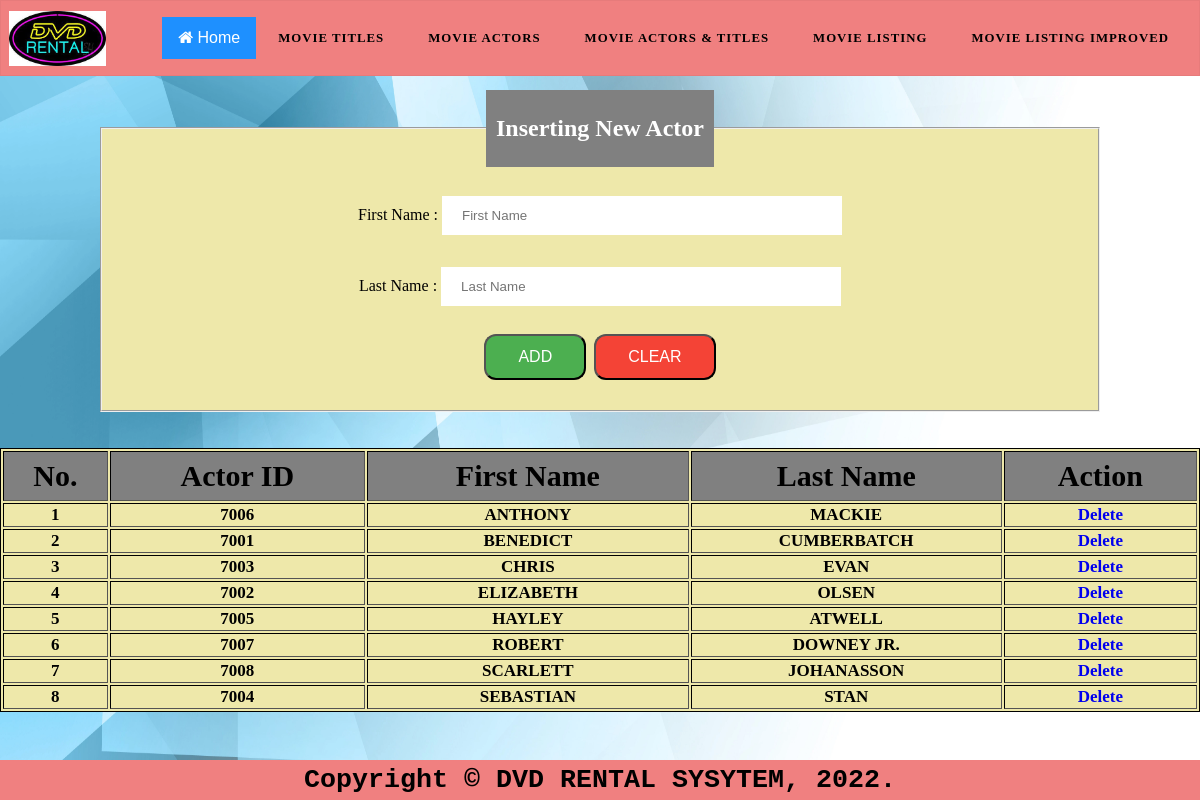
/HTML_Php_Assign_1_2_6/movie/dvd_actors.php, run on the app's committed database.
### tables this page shows
CREATE TABLE `dvd_actors` (
  `actorID` int(5) NOT NULL,
  `fname` varchar(20) NOT NULL,
  `lname` varchar(20) NOT NULL
);

### HTML_Php_Assign_1_2_6/movie/dvd_actors.php (the view, shortened to what this page needs)
<?php
	include "db_connect.php";
?>
<html>
<head>
	<link rel = "stylesheet" href = "layoutstyle_lab4.css">
	<link rel="stylesheet" href="https://cdnjs.cloudflare.com/ajax/libs/font-awesome/4.7.0/css/font-awesome.min.css">
</head>
<body>
		<nav>
			<a href="#" class="logo">
				<img src="dvdlogo.jpg"/>
			</a>
			<ul class="menu">
				<li><button class="home_button" onclick="window.location.href=  'home.php';">
					<i class="fa fa-home"></i> Home</button></li>
				<li><a href = "dvd_titles.php"> Movie Titles </a></li>
				<li><a href = "dvd_actors.php"> Movie Actors </a></li>
				<li><a href = "dvd_actors_titles.php"> Movie Actors & Titles </a></li>
				<li><a href = "dvd_listing.php"> Movie Listing </a></li>
				<li><a href = "dvd_listing_improved.php"> Movie Listing Improved </a></li>
			</ul>
		</nav>
		<br><br><br><br><br>
	<center>
	<form method = "POST" action = "insert_actors.php">
	<fieldset>
		<legend><h2> Inserting New Actor </h2></legend>
		<p><label> First Name : </label>
			<input type = "text" name = "fname"
			 maxlength = "20"
			 placeholder = "First Name" required/>
		</p>
		<p><label> Last Name : </label>
			<input type = "text" name = "lname"
			 maxlength = "20"
			 placeholder = "Last Name" required/>
		</p>
		<p>
		<input class="button" type = "submit" value = "ADD" />
		<input class="button2" type ="reset" value ="CLEAR" />
		</P>
	</fieldset>
	<br><br>
	<table border = "1">
	 <tr>
	 	<th> No. </th>
		<th> Actor ID </th>
		<th> First Name </th>
		<th> Last Name </th>
		<th> Action </th>
	 </tr>
	</center>
	<?php
	  $j = 0;
	  $result = $connection->query("SELECT * FROM dvd_actors ORDER BY fname");
	  if ($result->num_rows > 0)
	  {
		while ($row = $result->fetch_array() )
		{
			echo "<tr><td>";
			echo $j+1;
			echo "</td>";
			echo "<td>";
			echo $row["actorID"];
			echo "</td>";
			echo "<td>";
			echo $row["fname"];
			echo "</td>";
			echo "<td>";
			echo $row["lname"];
			echo "</td>";
			echo "<td>";
			echo "<a href = \"delete_actor.php?actorID=" . $row['actorID'] . "\"" .">
				Delete </a>" ;
			echo "</td></tr> \n";
			$j++;
		}
	  }
?>
	<br><br><br>
	<div id="footer">
		Copyright © DVD RENTAL SYSYTEM, 2022.
	</div>
</body>
</html>

### HTML_Php_Assign_1_2_6/movie/layoutstyle_lab4.css (style rules this page uses)
body { margin: 0px; padding: 0px; font-family: poppins; background-image: url("bgimg.jpg"); background-repeat: no-repeat center fixed; background-size: 100% 100%; }
* { box-sizing: border-box; }
ul { list-style: none; }
a { text-decoration: none; }
nav { display: flex; justify-content: space-around; align-items: center; width: 100%; border: 1px solid rgba(0,0,0,0.04); background-color: lightcoral; position:fixed; left: 0; top: 0; z-index: 100; }
.logo img { height: 55px; }
nav .menu { display: flex; }
nav .menu li a { height: 40px; line-height: 43px; margin: 0px; padding: 0px 22px; display: flex; font-size: 0.8rem; text-transform: uppercase; font-weight: 700; color: black; letter-spacing: 1px; }
fieldset { width: 1000px; text-align: center; background-color: #eee8aa; }
legend { background-color: gray; color: white; padding: 5px 10px; }
input[type=text] { width: 400px; padding: 12px 20px; margin: 8px 0; box-sizing: border-box; border: none; background-color: white; color: black; }
.home_button { background-color: DodgerBlue; border: none; color: white; padding: 12px 16px; font-size: 16px; cursor: pointer; }
.button { background-color: #4CAF50; color: white; padding: 12px 32px; border-radius:12px; text-align: center; text-decoration: none; transition-duration: 0.4s; display: inline-block; font-size: 16px; margin: 4px 2px; cursor: pointer; }
.button:after { content: ""; background: #f1f1f1; display: block; position: absolute; padding-top: 300%; padding-left: 350%; margin-left: -20px !important; margin-top: -120%; opacity: 0; transition: all 0.8s }
.button2 { background-color: #f44336; color: white; padding: 12px 32px; border-radius:12px; text-align: center; text-decoration: none; transition-duration: 0.4s; display: inline-block; font-size: 16px; margin: 4px 2px; cursor: pointer; }
.button2:after { content: ""; background: #f1f1f1; display: block; position: absolute; padding-top: 300%; padding-left: 350%; margin-left: -20px !important; margin-top: -120%; opacity: 0; transition: all 0.8s }
table { border:1px solid black; width:1200px; text-align:center; background-color:#EEE8AA; }
table th { background-color:grey; height:50; font-size: 30px; }
table td { font-weight:900; font-size:17px; }
#footer { position: fixed; left: 0; bottom: 0; width: 100%; text-align: center; background: lightcoral; padding: 5px; font-size: 20pt; font-family: courier; font-weight: bold; }

### data on the page
dvd_actors: actorID "7006", fname "ANTHONY", lname "MACKIE"
dvd_actors: actorID "7001", fname "BENEDICT", lname "CUMBERBATCH"
dvd_actors: actorID "7003", fname "CHRIS", lname "EVAN"
dvd_actors: actorID "7002", fname "ELIZABETH", lname "OLSEN"
dvd_actors: actorID "7005", fname "HAYLEY", lname "ATWELL"
dvd_actors: actorID "7007", fname "ROBERT", lname "DOWNEY JR."
dvd_actors: actorID "7008", fname "SCARLETT", lname "JOHANASSON"
dvd_actors: actorID "7004", fname "SEBASTIAN", lname "STAN"
